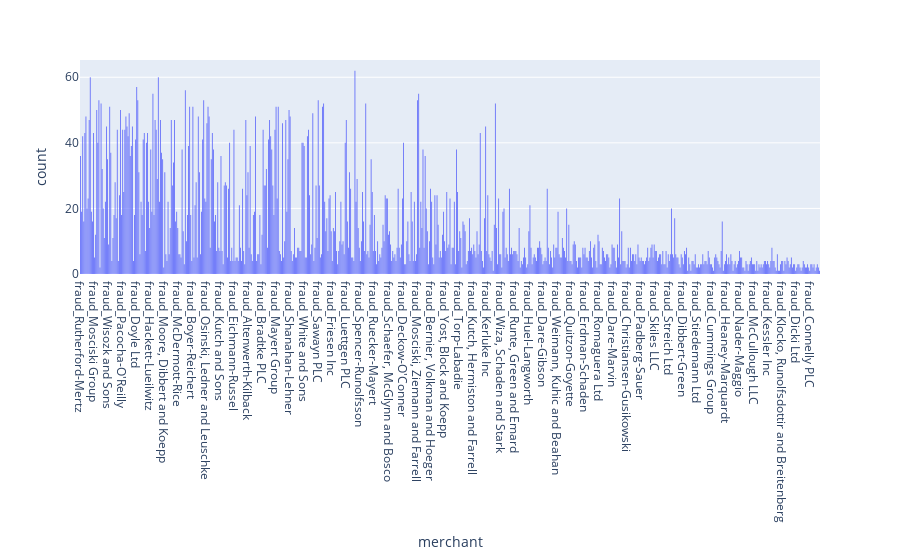

Notebook cell for this chart:
### Markdown cell above
### Plots

### Code cell
# Number of fraudulent transactions by merchant
px.histogram(df[df['is_fraud'] == 'Yes'], x='merchant')

### Figure 1 — Plotly figure (JSON) as saved in the notebook; plotly's stock layout.template omitted (floating-point values rounded to 4 significant figures; data arrays with more than 128 entries replaced by an {"elided": "..."} marker saying what was removed)
{"data": [{"alignmentgroup": "True", "bingroup": "x", "hovertemplate": "merchant=%{x}<br>count=%{y}<extra></extra>", "legendgroup": "", "marker": {"color": "#636efa", "pattern": {"shape": ""}}, "name": "", "offsetgroup": "", "orientation": "v", "showlegend": false, "type": "histogram", "x": {"elided": "9651 str values"}, "xaxis": "x", "yaxis": "y"}], "layout": {"barmode": "relative", "legend": {"tracegroupgap": 0}, "margin": {"t": 60}, "xaxis": {"anchor": "y", "domain": [0, 1], "title": {"text": "merchant"}}, "yaxis": {"anchor": "x", "domain": [0, 1], "title": {"text": "count"}}}}
